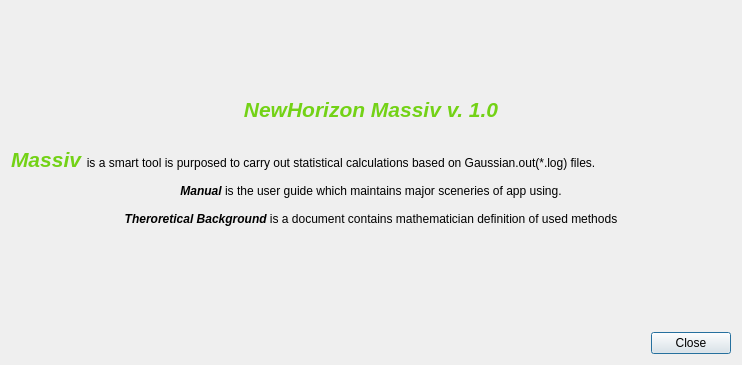
<?xml version="1.0" encoding="UTF-8"?>
<ui version="4.0">
 <class>About</class>
 <widget class="QDialog" name="About">
  <property name="geometry">
   <rect>
    <x>0</x>
    <y>0</y>
    <width>742</width>
    <height>365</height>
   </rect>
  </property>
  <property name="windowTitle">
   <string>Dialog</string>
  </property>
  <layout class="QGridLayout" name="gridLayout">
   <item row="1" column="0">
    <spacer name="horizontalSpacer">
     <property name="orientation">
      <enum>Qt::Horizontal</enum>
     </property>
     <property name="sizeHint" stdset="0">
      <size>
       <width>681</width>
       <height>20</height>
      </size>
     </property>
    </spacer>
   </item>
   <item row="1" column="1">
    <widget class="QPushButton" name="pushButton_close">
     <property name="text">
      <string>Close</string>
     </property>
    </widget>
   </item>
   <item row="0" column="0" colspan="2">
    <widget class="QLabel" name="label">
     <property name="text">
      <string>&lt;html&gt;&lt;head/&gt;&lt;body&gt;&lt;p align=&quot;center&quot;&gt;&lt;span style=&quot; font-size:16pt; font-weight:600; font-style:italic; color:#73d216;&quot;&gt;NewHorizon Massiv v. 1.0&lt;/span&gt;&lt;br/&gt;&lt;/p&gt;&lt;p align=&quot;justify&quot;&gt;&lt;span style=&quot; font-size:16pt; font-weight:600; font-style:italic; color:#73d216;&quot;&gt;Massiv &lt;/span&gt;is a smart tool is purposed to carry out statistical calculations based on Gaussian.out(*.log) files. &lt;/p&gt;&lt;p align=&quot;center&quot;&gt;&lt;span style=&quot; font-weight:600; font-style:italic;&quot;&gt;Manual &lt;/span&gt;is the user guide which maintains major sceneries of app using.&lt;br/&gt;&lt;br/&gt;&lt;span style=&quot; font-weight:600; font-style:italic;&quot;&gt;Theroretical Background&lt;/span&gt; is a document contains mathematician definition of used methods&lt;br/&gt;&lt;/p&gt;&lt;/body&gt;&lt;/html&gt;</string>
     </property>
    </widget>
   </item>
  </layout>
 </widget>
 <resources/>
 <connections/>
</ui>
